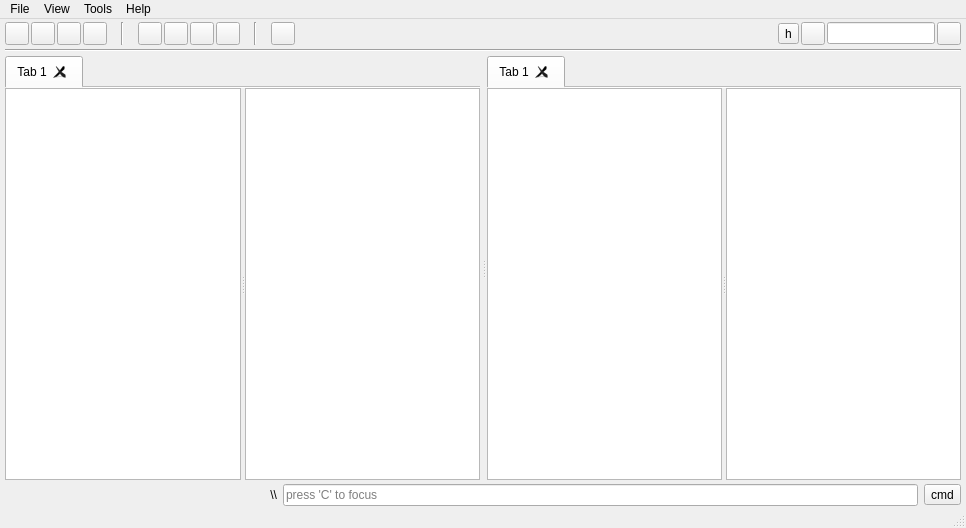
<?xml version="1.0" encoding="UTF-8"?>
<ui version="4.0">
 <class>MainWindow</class>
 <widget class="QMainWindow" name="MainWindow">
  <property name="geometry">
   <rect>
    <x>0</x>
    <y>0</y>
    <width>966</width>
    <height>528</height>
   </rect>
  </property>
  <property name="minimumSize">
   <size>
    <width>500</width>
    <height>350</height>
   </size>
  </property>
  <property name="maximumSize">
   <size>
    <width>100000</width>
    <height>100000</height>
   </size>
  </property>
  <property name="focusPolicy">
   <enum>Qt::FocusPolicy::StrongFocus</enum>
  </property>
  <property name="windowTitle">
   <string>MainWindow</string>
  </property>
  <property name="iconSize">
   <size>
    <width>25</width>
    <height>25</height>
   </size>
  </property>
  <property name="toolButtonStyle">
   <enum>Qt::ToolButtonStyle::ToolButtonFollowStyle</enum>
  </property>
  <property name="dockOptions">
   <set>QMainWindow::DockOption::AllowNestedDocks|QMainWindow::DockOption::AllowTabbedDocks|QMainWindow::DockOption::AnimatedDocks|QMainWindow::DockOption::ForceTabbedDocks|QMainWindow::DockOption::GroupedDragging|QMainWindow::DockOption::VerticalTabs</set>
  </property>
  <widget class="QWidget" name="centralwidget">
   <layout class="QVBoxLayout" name="verticalLayout_3">
    <property name="spacing">
     <number>4</number>
    </property>
    <property name="leftMargin">
     <number>5</number>
    </property>
    <property name="topMargin">
     <number>3</number>
    </property>
    <property name="rightMargin">
     <number>5</number>
    </property>
    <property name="bottomMargin">
     <number>0</number>
    </property>
    <item>
     <layout class="QHBoxLayout" name="toolBar" stretch="0,0,0,0,1,0,1,0,0,0,0,1,0,1,0,40,0,0,0,0">
      <property name="spacing">
       <number>2</number>
      </property>
      <property name="sizeConstraint">
       <enum>QLayout::SizeConstraint::SetDefaultConstraint</enum>
      </property>
      <property name="leftMargin">
       <number>0</number>
      </property>
      <item>
       <widget class="QToolButton" name="toolBackButton">
        <property name="toolTip">
         <string>backward</string>
        </property>
        <property name="text">
         <string/>
        </property>
        <property name="icon">
         <iconset theme="QIcon::ThemeIcon::GoPrevious"/>
        </property>
       </widget>
      </item>
      <item>
       <widget class="QToolButton" name="toolForwardButton">
        <property name="toolTip">
         <string>forward</string>
        </property>
        <property name="text">
         <string/>
        </property>
        <property name="icon">
         <iconset theme="QIcon::ThemeIcon::GoNext"/>
        </property>
       </widget>
      </item>
      <item>
       <widget class="QToolButton" name="toolUpButton">
        <property name="toolTip">
         <string>upper folder</string>
        </property>
        <property name="styleSheet">
         <string notr="true"/>
        </property>
        <property name="text">
         <string/>
        </property>
        <property name="icon">
         <iconset theme="QIcon::ThemeIcon::GoUp"/>
        </property>
        <property name="popupMode">
         <enum>QToolButton::ToolButtonPopupMode::InstantPopup</enum>
        </property>
       </widget>
      </item>
      <item>
       <widget class="QToolButton" name="toolRefreshButton">
        <property name="toolTip">
         <string>refresh</string>
        </property>
        <property name="styleSheet">
         <string notr="true"/>
        </property>
        <property name="text">
         <string/>
        </property>
        <property name="icon">
         <iconset theme="QIcon::ThemeIcon::ViewRefresh"/>
        </property>
        <property name="popupMode">
         <enum>QToolButton::ToolButtonPopupMode::InstantPopup</enum>
        </property>
       </widget>
      </item>
      <item>
       <spacer name="horizontalSpacer_4">
        <property name="orientation">
         <enum>Qt::Orientation::Horizontal</enum>
        </property>
        <property name="sizeHint" stdset="0">
         <size>
          <width>40</width>
          <height>20</height>
         </size>
        </property>
       </spacer>
      </item>
      <item>
       <widget class="Line" name="line_2">
        <property name="orientation">
         <enum>Qt::Orientation::Vertical</enum>
        </property>
       </widget>
      </item>
      <item>
       <spacer name="horizontalSpacer_2">
        <property name="orientation">
         <enum>Qt::Orientation::Horizontal</enum>
        </property>
        <property name="sizeHint" stdset="0">
         <size>
          <width>40</width>
          <height>20</height>
         </size>
        </property>
       </spacer>
      </item>
      <item>
       <widget class="QToolButton" name="toolCutButton">
        <property name="toolTip">
         <string>cut</string>
        </property>
        <property name="text">
         <string/>
        </property>
        <property name="icon">
         <iconset theme="QIcon::ThemeIcon::EditCut"/>
        </property>
       </widget>
      </item>
      <item>
       <widget class="QToolButton" name="toolCopyButton">
        <property name="toolTip">
         <string>copy</string>
        </property>
        <property name="text">
         <string/>
        </property>
        <property name="icon">
         <iconset theme="QIcon::ThemeIcon::EditCopy"/>
        </property>
       </widget>
      </item>
      <item>
       <widget class="QToolButton" name="toolPasteButton">
        <property name="toolTip">
         <string>paste</string>
        </property>
        <property name="text">
         <string/>
        </property>
        <property name="icon">
         <iconset theme="QIcon::ThemeIcon::EditPaste"/>
        </property>
       </widget>
      </item>
      <item>
       <widget class="QToolButton" name="toolRenameButton">
        <property name="toolTip">
         <string>rename</string>
        </property>
        <property name="text">
         <string/>
        </property>
        <property name="icon">
         <iconset theme="QIcon::ThemeIcon::MailMessageNew"/>
        </property>
       </widget>
      </item>
      <item>
       <spacer name="horizontalSpacer_5">
        <property name="orientation">
         <enum>Qt::Orientation::Horizontal</enum>
        </property>
        <property name="sizeHint" stdset="0">
         <size>
          <width>40</width>
          <height>20</height>
         </size>
        </property>
       </spacer>
      </item>
      <item>
       <widget class="Line" name="line_3">
        <property name="orientation">
         <enum>Qt::Orientation::Vertical</enum>
        </property>
       </widget>
      </item>
      <item>
       <spacer name="horizontalSpacer_3">
        <property name="orientation">
         <enum>Qt::Orientation::Horizontal</enum>
        </property>
        <property name="sizeHint" stdset="0">
         <size>
          <width>40</width>
          <height>20</height>
         </size>
        </property>
       </spacer>
      </item>
      <item>
       <widget class="QToolButton" name="toolDelButton">
        <property name="toolTip">
         <string>delete</string>
        </property>
        <property name="text">
         <string/>
        </property>
        <property name="icon">
         <iconset theme="QIcon::ThemeIcon::EditDelete"/>
        </property>
       </widget>
      </item>
      <item>
       <spacer name="horizontalSpacer">
        <property name="orientation">
         <enum>Qt::Orientation::Horizontal</enum>
        </property>
        <property name="sizeHint" stdset="0">
         <size>
          <width>40</width>
          <height>20</height>
         </size>
        </property>
       </spacer>
      </item>
      <item>
       <widget class="QToolButton" name="toolHistoryButton">
        <property name="text">
         <string>h</string>
        </property>
       </widget>
      </item>
      <item>
       <widget class="QToolButton" name="toolNotePadButton">
        <property name="toolTip">
         <string>open notepad</string>
        </property>
        <property name="text">
         <string/>
        </property>
        <property name="icon">
         <iconset theme="QIcon::ThemeIcon::DocumentPageSetup"/>
        </property>
       </widget>
      </item>
      <item>
       <widget class="QLineEdit" name="lineEdit_2"/>
      </item>
      <item>
       <widget class="QToolButton" name="toolSearchButton">
        <property name="toolTip">
         <string>search</string>
        </property>
        <property name="text">
         <string/>
        </property>
        <property name="icon">
         <iconset theme="QIcon::ThemeIcon::EditFind"/>
        </property>
       </widget>
      </item>
     </layout>
    </item>
    <item>
     <widget class="Line" name="line">
      <property name="orientation">
       <enum>Qt::Orientation::Horizontal</enum>
      </property>
     </widget>
    </item>
    <item>
     <widget class="QStackedWidget" name="stackedWidget">
      <property name="frameShape">
       <enum>QFrame::Shape::NoFrame</enum>
      </property>
      <property name="currentIndex">
       <number>0</number>
      </property>
      <widget class="QWidget" name="pageMainView">
       <layout class="QVBoxLayout" name="verticalLayout" stretch="0">
        <property name="spacing">
         <number>0</number>
        </property>
        <property name="leftMargin">
         <number>0</number>
        </property>
        <property name="topMargin">
         <number>0</number>
        </property>
        <property name="rightMargin">
         <number>0</number>
        </property>
        <property name="bottomMargin">
         <number>0</number>
        </property>
        <item>
         <widget class="QSplitter" name="splitter_dualPane">
          <property name="midLineWidth">
           <number>0</number>
          </property>
          <property name="orientation">
           <enum>Qt::Orientation::Horizontal</enum>
          </property>
          <property name="opaqueResize">
           <bool>true</bool>
          </property>
          <property name="handleWidth">
           <number>7</number>
          </property>
          <property name="childrenCollapsible">
           <bool>false</bool>
          </property>
          <widget class="QTabWidget" name="tabWidgetLeft">
           <property name="tabShape">
            <enum>QTabWidget::TabShape::Rounded</enum>
           </property>
           <property name="currentIndex">
            <number>0</number>
           </property>
           <property name="documentMode">
            <bool>true</bool>
           </property>
           <property name="tabsClosable">
            <bool>true</bool>
           </property>
           <property name="movable">
            <bool>true</bool>
           </property>
           <property name="tabBarAutoHide">
            <bool>false</bool>
           </property>
           <widget class="QWidget" name="tab">
            <attribute name="title">
             <string>Tab 1</string>
            </attribute>
            <layout class="QHBoxLayout" name="horizontalLayout_2">
             <property name="leftMargin">
              <number>0</number>
             </property>
             <property name="topMargin">
              <number>0</number>
             </property>
             <property name="rightMargin">
              <number>0</number>
             </property>
             <property name="bottomMargin">
              <number>0</number>
             </property>
             <item>
              <widget class="QSplitter" name="splitterLeft">
               <property name="orientation">
                <enum>Qt::Orientation::Horizontal</enum>
               </property>
               <property name="handleWidth">
                <number>4</number>
               </property>
               <widget class="QTreeView" name="fileTreeViewLeft">
                <property name="enabled">
                 <bool>true</bool>
                </property>
                <property name="sizePolicy">
                 <sizepolicy hsizetype="Preferred" vsizetype="Expanding">
                  <horstretch>0</horstretch>
                  <verstretch>0</verstretch>
                 </sizepolicy>
                </property>
                <property name="rootIsDecorated">
                 <bool>true</bool>
                </property>
                <property name="animated">
                 <bool>false</bool>
                </property>
                <attribute name="headerVisible">
                 <bool>false</bool>
                </attribute>
               </widget>
               <widget class="QTableView" name="tableViewLeft">
                <property name="tabKeyNavigation">
                 <bool>false</bool>
                </property>
                <property name="dragEnabled">
                 <bool>true</bool>
                </property>
                <property name="dragDropOverwriteMode">
                 <bool>true</bool>
                </property>
                <property name="dragDropMode">
                 <enum>QAbstractItemView::DragDropMode::DragDrop</enum>
                </property>
                <property name="defaultDropAction">
                 <enum>Qt::DropAction::MoveAction</enum>
                </property>
                <property name="alternatingRowColors">
                 <bool>false</bool>
                </property>
                <property name="selectionMode">
                 <enum>QAbstractItemView::SelectionMode::ExtendedSelection</enum>
                </property>
                <property name="selectionBehavior">
                 <enum>QAbstractItemView::SelectionBehavior::SelectRows</enum>
                </property>
                <property name="horizontalScrollMode">
                 <enum>QAbstractItemView::ScrollMode::ScrollPerPixel</enum>
                </property>
                <property name="showGrid">
                 <bool>true</bool>
                </property>
                <property name="gridStyle">
                 <enum>Qt::PenStyle::SolidLine</enum>
                </property>
                <property name="wordWrap">
                 <bool>true</bool>
                </property>
                <property name="cornerButtonEnabled">
                 <bool>true</bool>
                </property>
                <attribute name="horizontalHeaderCascadingSectionResizes">
                 <bool>true</bool>
                </attribute>
                <attribute name="horizontalHeaderDefaultSectionSize">
                 <number>200</number>
                </attribute>
                <attribute name="horizontalHeaderHighlightSections">
                 <bool>false</bool>
                </attribute>
                <attribute name="horizontalHeaderShowSortIndicator" stdset="0">
                 <bool>false</bool>
                </attribute>
                <attribute name="horizontalHeaderStretchLastSection">
                 <bool>true</bool>
                </attribute>
                <attribute name="verticalHeaderVisible">
                 <bool>false</bool>
                </attribute>
                <attribute name="verticalHeaderCascadingSectionResizes">
                 <bool>false</bool>
                </attribute>
                <attribute name="verticalHeaderHighlightSections">
                 <bool>false</bool>
                </attribute>
               </widget>
              </widget>
             </item>
            </layout>
           </widget>
          </widget>
          <widget class="QTabWidget" name="tabWidgetRight">
           <property name="enabled">
            <bool>true</bool>
           </property>
           <property name="tabShape">
            <enum>QTabWidget::TabShape::Rounded</enum>
           </property>
           <property name="currentIndex">
            <number>0</number>
           </property>
           <property name="documentMode">
            <bool>true</bool>
           </property>
           <property name="tabsClosable">
            <bool>true</bool>
           </property>
           <property name="movable">
            <bool>true</bool>
           </property>
           <property name="tabBarAutoHide">
            <bool>false</bool>
           </property>
           <widget class="QWidget" name="tab_2">
            <attribute name="title">
             <string>Tab 1</string>
            </attribute>
            <layout class="QHBoxLayout" name="horizontalLayout_4">
             <property name="leftMargin">
              <number>0</number>
             </property>
             <property name="topMargin">
              <number>0</number>
             </property>
             <property name="rightMargin">
              <number>0</number>
             </property>
             <property name="bottomMargin">
              <number>0</number>
             </property>
             <item>
              <widget class="QSplitter" name="splitterRight">
               <property name="orientation">
                <enum>Qt::Orientation::Horizontal</enum>
               </property>
               <property name="handleWidth">
                <number>4</number>
               </property>
               <widget class="QTreeView" name="fileTreeViewRight">
                <property name="enabled">
                 <bool>true</bool>
                </property>
                <property name="sizePolicy">
                 <sizepolicy hsizetype="Preferred" vsizetype="Expanding">
                  <horstretch>0</horstretch>
                  <verstretch>0</verstretch>
                 </sizepolicy>
                </property>
                <property name="rootIsDecorated">
                 <bool>true</bool>
                </property>
                <property name="animated">
                 <bool>false</bool>
                </property>
                <attribute name="headerVisible">
                 <bool>false</bool>
                </attribute>
               </widget>
               <widget class="QTableView" name="tableViewRight">
                <property name="tabKeyNavigation">
                 <bool>false</bool>
                </property>
                <property name="dragEnabled">
                 <bool>true</bool>
                </property>
                <property name="dragDropOverwriteMode">
                 <bool>true</bool>
                </property>
                <property name="dragDropMode">
                 <enum>QAbstractItemView::DragDropMode::DragDrop</enum>
                </property>
                <property name="defaultDropAction">
                 <enum>Qt::DropAction::MoveAction</enum>
                </property>
                <property name="alternatingRowColors">
                 <bool>false</bool>
                </property>
                <property name="selectionMode">
                 <enum>QAbstractItemView::SelectionMode::ExtendedSelection</enum>
                </property>
                <property name="selectionBehavior">
                 <enum>QAbstractItemView::SelectionBehavior::SelectRows</enum>
                </property>
                <property name="horizontalScrollMode">
                 <enum>QAbstractItemView::ScrollMode::ScrollPerPixel</enum>
                </property>
                <property name="showGrid">
                 <bool>true</bool>
                </property>
                <property name="gridStyle">
                 <enum>Qt::PenStyle::SolidLine</enum>
                </property>
                <property name="wordWrap">
                 <bool>true</bool>
                </property>
                <property name="cornerButtonEnabled">
                 <bool>true</bool>
                </property>
                <attribute name="horizontalHeaderCascadingSectionResizes">
                 <bool>true</bool>
                </attribute>
                <attribute name="horizontalHeaderDefaultSectionSize">
                 <number>200</number>
                </attribute>
                <attribute name="horizontalHeaderHighlightSections">
                 <bool>false</bool>
                </attribute>
                <attribute name="horizontalHeaderShowSortIndicator" stdset="0">
                 <bool>false</bool>
                </attribute>
                <attribute name="horizontalHeaderStretchLastSection">
                 <bool>true</bool>
                </attribute>
                <attribute name="verticalHeaderVisible">
                 <bool>false</bool>
                </attribute>
                <attribute name="verticalHeaderCascadingSectionResizes">
                 <bool>false</bool>
                </attribute>
                <attribute name="verticalHeaderHighlightSections">
                 <bool>false</bool>
                </attribute>
               </widget>
              </widget>
             </item>
            </layout>
           </widget>
          </widget>
         </widget>
        </item>
       </layout>
      </widget>
      <widget class="QWidget" name="pageColumnView">
       <layout class="QHBoxLayout" name="horizontalLayout_3">
        <property name="spacing">
         <number>0</number>
        </property>
        <property name="leftMargin">
         <number>0</number>
        </property>
        <property name="topMargin">
         <number>0</number>
        </property>
        <property name="rightMargin">
         <number>0</number>
        </property>
        <property name="bottomMargin">
         <number>0</number>
        </property>
        <item>
         <widget class="QTabWidget" name="tabWidget_3">
          <property name="documentMode">
           <bool>true</bool>
          </property>
          <property name="tabsClosable">
           <bool>true</bool>
          </property>
          <property name="movable">
           <bool>true</bool>
          </property>
          <widget class="QWidget" name="tab_3">
           <attribute name="title">
            <string>Tab 1</string>
           </attribute>
           <layout class="QVBoxLayout" name="verticalLayout_2">
            <property name="spacing">
             <number>0</number>
            </property>
            <property name="leftMargin">
             <number>0</number>
            </property>
            <property name="topMargin">
             <number>0</number>
            </property>
            <property name="rightMargin">
             <number>0</number>
            </property>
            <property name="bottomMargin">
             <number>0</number>
            </property>
            <item>
             <widget class="QColumnView" name="columnView">
              <property name="alternatingRowColors">
               <bool>false</bool>
              </property>
              <property name="resizeGripsVisible">
               <bool>true</bool>
              </property>
             </widget>
            </item>
           </layout>
          </widget>
         </widget>
        </item>
       </layout>
      </widget>
     </widget>
    </item>
    <item>
     <widget class="QWidget" name="commandWidget" native="true">
      <property name="enabled">
       <bool>true</bool>
      </property>
      <layout class="QHBoxLayout" name="horizontalLayout" stretch="3,7,0">
       <property name="leftMargin">
        <number>0</number>
       </property>
       <property name="topMargin">
        <number>0</number>
       </property>
       <property name="rightMargin">
        <number>0</number>
       </property>
       <property name="bottomMargin">
        <number>0</number>
       </property>
       <item>
        <widget class="QLabel" name="label">
         <property name="layoutDirection">
          <enum>Qt::LayoutDirection::LeftToRight</enum>
         </property>
         <property name="autoFillBackground">
          <bool>false</bool>
         </property>
         <property name="text">
          <string>\\</string>
         </property>
         <property name="scaledContents">
          <bool>true</bool>
         </property>
         <property name="alignment">
          <set>Qt::AlignmentFlag::AlignRight|Qt::AlignmentFlag::AlignTrailing|Qt::AlignmentFlag::AlignVCenter</set>
         </property>
         <property name="textInteractionFlags">
          <set>Qt::TextInteractionFlag::NoTextInteraction</set>
         </property>
        </widget>
       </item>
       <item>
        <widget class="QLineEdit" name="lineEdit">
         <property name="inputMask">
          <string/>
         </property>
         <property name="text">
          <string/>
         </property>
         <property name="placeholderText">
          <string>press 'C' to focus</string>
         </property>
        </widget>
       </item>
       <item>
        <widget class="QToolButton" name="toolCmdButton">
         <property name="toolTip">
          <string>open cmd</string>
         </property>
         <property name="text">
          <string>cmd</string>
         </property>
        </widget>
       </item>
      </layout>
     </widget>
    </item>
   </layout>
  </widget>
  <widget class="QMenuBar" name="menubar">
   <property name="geometry">
    <rect>
     <x>0</x>
     <y>0</y>
     <width>966</width>
     <height>25</height>
    </rect>
   </property>
   <widget class="QMenu" name="menuview">
    <property name="title">
     <string>View</string>
    </property>
    <addaction name="actionTree_View"/>
    <addaction name="actionDetails_View"/>
    <addaction name="actionTiles_View"/>
    <addaction name="actionColumn_View"/>
    <addaction name="actionDual_Pane_View"/>
   </widget>
   <widget class="QMenu" name="menuHelp">
    <property name="title">
     <string>Help</string>
    </property>
    <addaction name="actionAbout"/>
   </widget>
   <widget class="QMenu" name="menuFile">
    <property name="title">
     <string>File</string>
    </property>
    <addaction name="actionExit"/>
   </widget>
   <widget class="QMenu" name="menuTools">
    <property name="title">
     <string>Tools</string>
    </property>
    <addaction name="actionSettings"/>
   </widget>
   <addaction name="menuFile"/>
   <addaction name="menuview"/>
   <addaction name="menuTools"/>
   <addaction name="menuHelp"/>
  </widget>
  <widget class="QStatusBar" name="statusbar"/>
  <action name="actionTree_View">
   <property name="text">
    <string>Tree View</string>
   </property>
  </action>
  <action name="actionDetails_View">
   <property name="icon">
    <iconset theme="QIcon::ThemeIcon::FormatJustifyCenter"/>
   </property>
   <property name="text">
    <string>Details View</string>
   </property>
  </action>
  <action name="actionTiles_View">
   <property name="icon">
    <iconset theme="QIcon::ThemeIcon::EditSelectAll"/>
   </property>
   <property name="text">
    <string>Tiles View</string>
   </property>
  </action>
  <action name="actionColumn_View">
   <property name="text">
    <string>Column View</string>
   </property>
  </action>
  <action name="actionDual_Pane_View">
   <property name="text">
    <string>Dual Pane View</string>
   </property>
  </action>
  <action name="actionAbout">
   <property name="icon">
    <iconset theme="QIcon::ThemeIcon::HelpAbout"/>
   </property>
   <property name="text">
    <string>About</string>
   </property>
  </action>
  <action name="actionExit">
   <property name="icon">
    <iconset theme="QIcon::ThemeIcon::ApplicationExit"/>
   </property>
   <property name="text">
    <string>Exit</string>
   </property>
   <property name="shortcut">
    <string>Ctrl+Q</string>
   </property>
  </action>
  <action name="actionOptions">
   <property name="text">
    <string>change tab close button</string>
   </property>
  </action>
  <action name="actionSettings">
   <property name="text">
    <string>Settings</string>
   </property>
  </action>
 </widget>
 <resources/>
 <connections/>
</ui>
